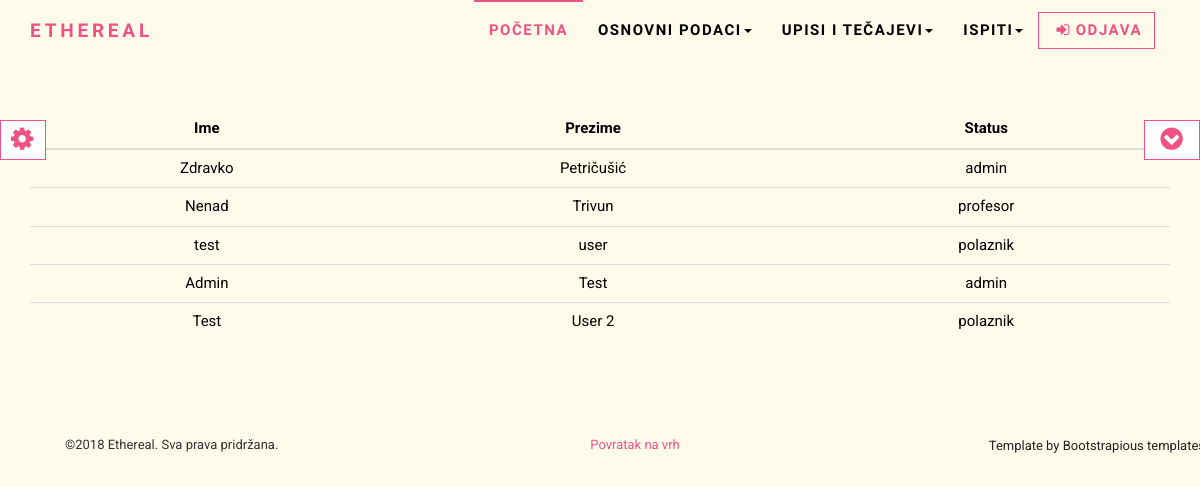
The page /php/users.php (signed in) on the database as committed earlier.
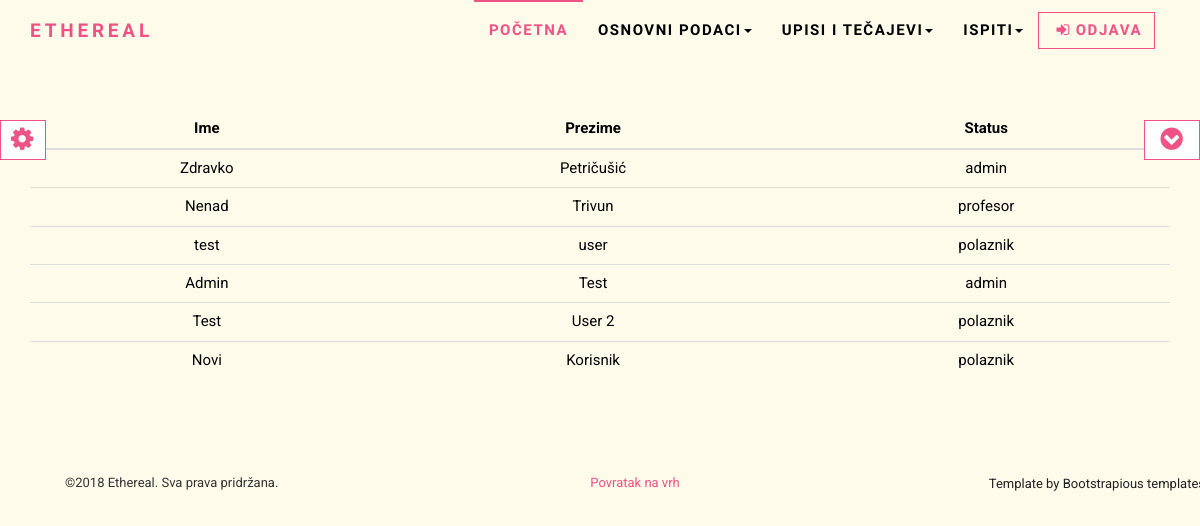
The same page on the database as committed later.
### tables this page shows
CREATE TABLE `users` (
  `id` int(11) NOT NULL,
  `ime` varchar(30) NOT NULL,
  `prezime` varchar(30) NOT NULL,
  `username` varchar(255) NOT NULL,
  `password` varchar(255) NOT NULL,
  `oib` varchar(11) NOT NULL,
  `email` varchar(255) NOT NULL,
  `telefon` varchar(50) NOT NULL,
  `adresa` varchar(50) NOT NULL,
  `datum_rodjenja` date NOT NULL,
  `id_status_fk` int(11) NOT NULL
);

CREATE TABLE `roles` (
  `id` int(11) NOT NULL,
  `status` varchar(30) NOT NULL
);

### php/includes/functions.php (called while the page is built, shortened)
<?php
function checkStatus(){
	$role = $_SESSION['role'];
	switch($role){
		case("1"):
			return 1;
			break;
	}
}
?>

### php/users.php (the view, shortened to what this page needs)
<?php
require_once "includes/functions.php";
$con = spajanje();
$isAdmin = checkStatus();
if($isAdmin !== 1){
	header("refresh:2;url=index.php");
	die("Nemate ovlasti za pristup ovoj stranici! Prebacujem na index.php...");
}
else{
$sql = "SELECT users.id, users.ime, users.prezime, roles.status
FROM users
INNER JOIN roles ON roles.id = users.id_status_fk ;";
$result = mysqli_query($con, $sql);
require_once "includes/header.php";
if (mysqli_num_rows($result)>0){
	echo '
	<table id = "table" class="table table-hover">
		<thead>
			<tr>
				<th>Ime</th>
				<th>Prezime</th>
				<th>Status</th>
			</tr>
		</thead>
		<tbody>';
	while($user = mysqli_fetch_assoc($result)){
		echo "
			<tr class = 'clickable-row-users' id=".$user['id'].">
				<td>".$user['ime']."</td>
				<td>".$user['prezime']."</td>
				<td>".$user['status']."</td>
			</tr>";
	}
	echo "</tbody></table>";
}
else {
	echo "<p>U bazi nema rezultata za ovaj upit: $sql </p>";
}
}
require "includes/footer.php";
?>

Rows that differ between the two databases and show on the page:
added users: ime "Novi", prezime "Korisnik", id_status_fk.status "polaznik"
